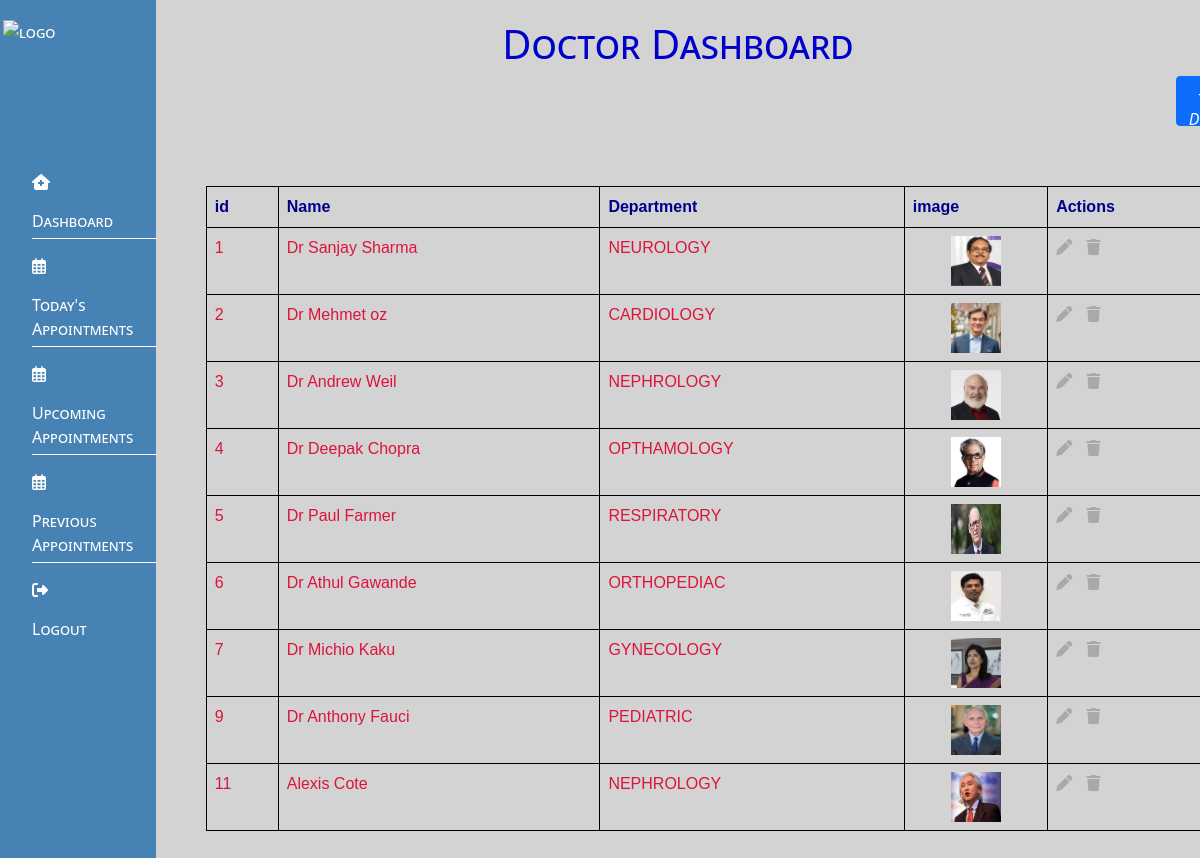
Page /hosptal_doc (signed in) on the committed database.
### home/models.py (models this page shows, shortened)
class Doctors(models.Model):
    name = models.ForeignKey(User,on_delete=models.CASCADE,null=True,blank=True)
    image = models.ImageField(upload_to="doctorsimage/",null=True,blank=True)
    department = models.ForeignKey(Department,on_delete=models.CASCADE,null=True,blank=True)
    monday = models.BooleanField(default=False,null=True,blank=True)
    tuesday = models.BooleanField(default=False,null=True,blank=True)
    wednesday= models.BooleanField(default=False,null=True,blank=True)
    thursday = models.BooleanField(default=False,null=True,blank=True)
    friday= models.BooleanField(default=False,null=True,blank=True)
    saturday = models.BooleanField(default=False,null=True,blank=True)
    fees = models.TextField(null=True,blank=True)

class User (AbstractBaseUser):
    name = models.CharField(max_length=20,null=True,blank=True)
    email = models.EmailField(verbose_name='email Address', max_length=40, unique=True)
    date_joined = models.DateTimeField(auto_now_add=True)
    is_active = models.BooleanField(default=True)
    is_staff = models.BooleanField(default=True)
    is_admin = models.BooleanField(default=False)
    is_superuser = models.BooleanField(default=False)
    doctor = models.BooleanField(default=False)
    objects = UserManager()
    USERNAME_FIELD = 'email'
    REQUIRED_FIELDS = ['name']

class Department(models.Model):
    name = models.CharField(max_length=200,null=True,blank=True)
    description =models.TextField(null=True,blank=True)
    image = models.ImageField(upload_to='departmentimage/',null=True)
    def __str__(self):
        return self.name

### home/views.py (the view)
# urls.py: path('hosptal_doc',views.hospital_doc, name='hospital_doc'),
@login_required(login_url='/page/')
def hospital_doc(request):
    data = Doctors.objects.all()
    return render(request, 'admin/doctors/doc.html',{'data':data})

### home/templates/admin/doctors/doc.html
{% extends "admin/dash.html" %}
{% load static%}
{% block css %}
<link rel="stylesheet" href="{% static 'css/admin/doc.css' %}">
{% endblock css %}
{% block content %}
<div class="">
    <h1>Doctor Dashboard</h1>
    <button type="submit" class="btn btn-primary" style="margin-left: 1000px; height:50px;" >
        <a style="color: white; text-decoration: none; font-style: oblique;" href="{% url 'form2' %}">+Add Doctors</a>
    </button>
    <div class="table" style="margin-top: 60px; margin-left: 30px; "  >
      <table class="table table-borderd">
          <tr style="gap: 10px; color:royalblue;">
              <th >id</th>
              <th>Name</th>
              <th>Department</th>
              <th>image</th>
              <th>Actions</th>
          </tr>
          {% for i in data %}
          <tr>
              <td>{{i.id}}</td>
              <td>{{i.name.name}}</td>
              <td>{{i.department}}</td>
              <td>
                {% if i.image %}
                <img src="{{i.image.url}}" style="width: 50px;height: 50px;" alt="">
                {% endif %}
              </td>
              <td>
                  <a  href="{% url 'edit2page' i.id %}">
                    <i class="fa-solid fa-pen"></i>
                  </a>
                  <a href="{% url 'delete2page' i.id %}">
                    <i class="fa-solid fa-trash"></i>
                  </a>
              </td>
          </tr>
          {% endfor %}
      </table>
  </div>
{% endblock content %}

### home/static/css/admin/dash.css (style rules this page uses)
* { margin: 0; padding: 0; box-sizing: border-box; }
body { font-family: Arial, sans-serif; }

### home/static/css/admin/doc.css (style rules this page uses)
body { font-family: Arial, sans-serif; background-color:darkred }
h1 { color:mediumblue; text-align: center; font-variant: small-caps; }
.btn-primary { background-color:darkred; border: none; }
.btn-primary a { color: #fff; text-decoration: none; font-style: oblique; }
.table { margin-top: 40px; font-family: Arial, sans-serif; }
.table table { width: 100%; border-collapse: collapse; }
.table th, .table td { border: 1px solid black; padding: 10px; text-align: left; }
.table th { background-color: #f2f2f2; color: darkblue; }
.table td { color:crimson; }
.table img { width: 50px; height: 50px; display: block; margin: 0 auto; }
.table a { margin-right: 10px; color: darkgray; text-decoration: none; transition: color 0.3s ease; }

### rows in the picture
Doctors: id "1", name.name "Dr Sanjay Sharma", department "NEUROLOGY", image (picture)
Doctors: id "2", name.name "Dr Mehmet oz", department "CARDIOLOGY", image (picture)
Doctors: id "3", name.name "Dr Andrew Weil", department "NEPHROLOGY", image (picture)
Doctors: id "4", name.name "Dr Deepak Chopra", department "OPTHAMOLOGY", image (picture)
Doctors: id "5", name.name "Dr Paul Farmer", department "RESPIRATORY", image (picture)
Doctors: id "6", name.name "Dr Athul Gawande", department "ORTHOPEDIAC", image (picture)
Doctors: id "7", name.name "Dr Michio Kaku", department "GYNECOLOGY", image (picture)
Doctors: id "9", name.name "Dr Anthony Fauci", department "PEDIATRIC", image (picture)
Doctors: id "11", name.name "Alexis Cote", department "NEPHROLOGY", image (picture)
